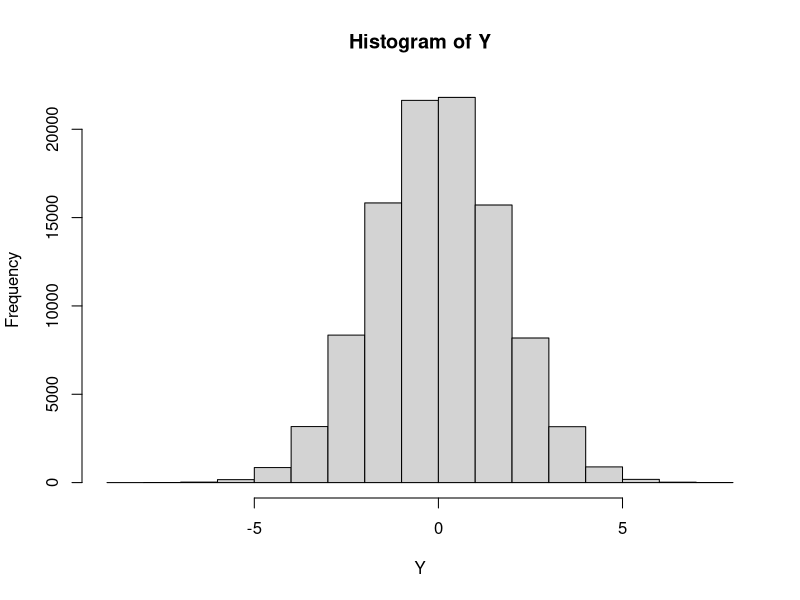
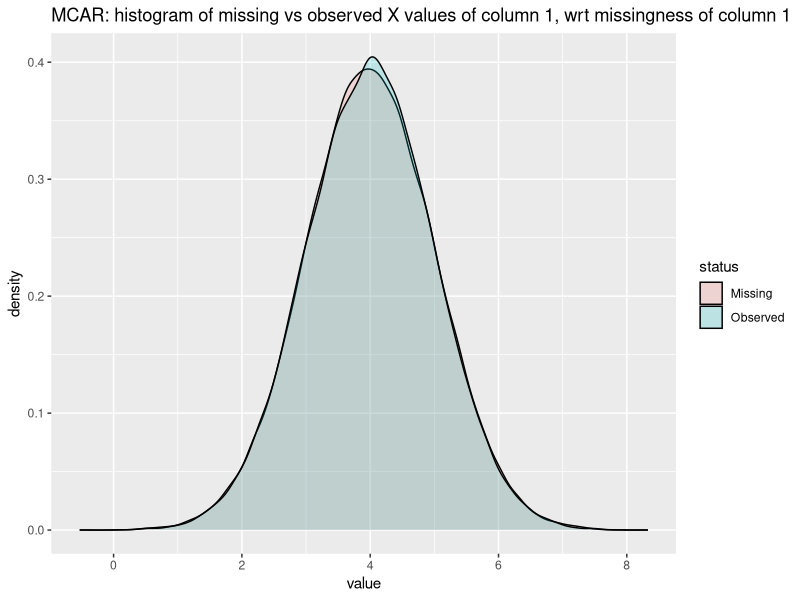
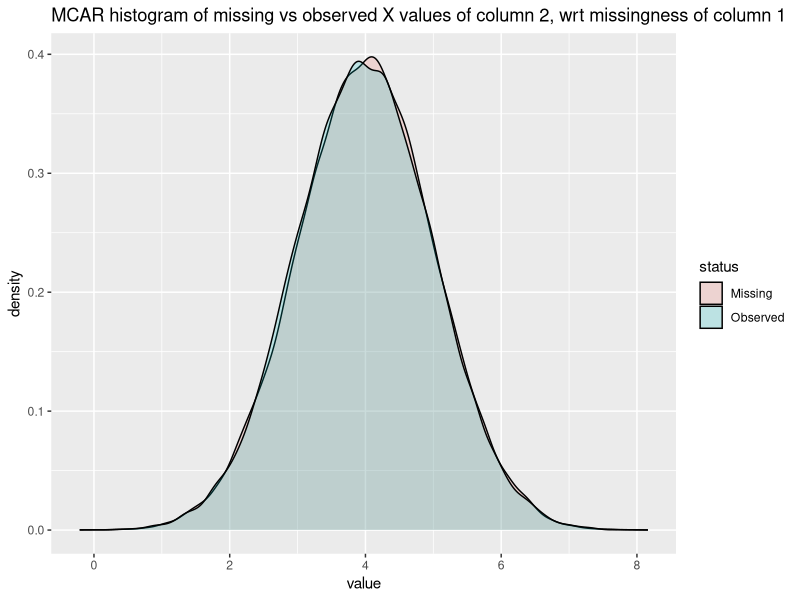

The R script that drew these images, in order: (Note: this script raises an error after producing the figures.)
N=100000; P=2; pi=0.5; sim_index=1; seed=9; mechanism="MNAR"; miss_cols = 1; ref_cols = 2

save_toy_data = function(N=100000, P=2, pi=0.5, sim_index=1, seed=9, mechanism="MNAR", miss_cols = 1, ref_cols = 2){
  save.dir = sprintf("toy_data/%s",mechanism)
  
  # Simulate X
  set.seed(seed)
  X = matrix(rnorm(N*P,mean=4,sd=1), nrow=N, ncol=P)
  
  # Simulate y from X --> y = Xb + e
  beta0 = 0
  betas = c(-1,1)   # effect sizes -1 and 1 test case. Must be of length P
  e = rnorm(N,0,1)
  Y = beta0 + X %*% betas + e
  hist(Y)
  #y2 = rnorm(N*P, X%*%betas, 1)  # distrib of y and y2 should be equivalent
  #hist(y2)
  
  # Simulate R from X
  phis = c(-2,2)
  
  simulate_missing = function(data,miss_cols,ref_cols,pi,
                              phis,phi_z,classes,
                              scheme,mechanism,sim_index=1,fmodel="S", Z=NULL){
    #sim_index=1 unless otherwise specified
    n=nrow(data)
    # function s.t. expected proportion of nonmissing (Missing=1) is p. let p=1-p_miss
    find_int = function(p,beta) {
      # Define a path through parameter space
      f = function(t){
        sapply(t, function(y) mean(1 / (1 + exp(-y -x %*% phi))))
      }
      alpha <- uniroot(function(t) f(t) - p, c(-1e6, 1e6), tol = .Machine$double.eps^0.5)$root
      return(alpha)
    }
    inv_logit = function(x){
      return(1/(1+exp(-x)))
    }
    logit = function(x){
      if(x<=0 | x>=1){stop('x must be in (0,1)')}
      return(log(x/(1-x)))
    }
    
    Missing = matrix(1,nrow=nrow(data),ncol=ncol(data))
    prob_Missing = matrix(1,nrow=nrow(data),ncol=ncol(data))
    params=list()
    for(j in 1:length(miss_cols)){
      # specifying missingness model covariates
      if(mechanism=="MCAR"){
        x <- matrix(rep(0,n),ncol=1) # for MCAR: no covariate (same as having 0 for all samples)
        phi=0                       # for MCAR: no effect of covariates on missingness (x is 0 so phi doesn't matter)
      }else if(mechanism=="MAR"){
        if(scheme=="UV"){
          x <- matrix(data[,ref_cols[j]],ncol=1)             # missingness dep on just the corresponding ref column (randomly paired)
          phi=phis[ref_cols[j]]
        }else if(scheme=="MV"){
          # check if missing column in ref. col: this would be MNAR (stop computation)
          if(any(ref_cols %in% miss_cols)){stop(sprintf("missing cols in reference. is this intended? this is MNAR not MAR."))}
          x <- matrix(data[,ref_cols],ncol=length(ref_cols)) # missingness dep on all ref columns
          phi=phis[ref_cols]
        }
      }else if(mechanism=="MNAR"){
        if(fmodel=="S"){
          # Selection Model
          if(scheme=="UV"){
            # MISSINGNESS OF EACH MISS COL IS ITS OWN PREDICTOR
            x <- matrix(data[,miss_cols[j]],ncol=1) # just the corresponding ref column
            phi=phis[miss_cols[j]]
          }else if(scheme=="MV"){
            # check if missing column not in ref col. this might be MAR if missingness not dep on any other missing data
            if(all(!(ref_cols %in% miss_cols))){warning(sprintf("no missing cols in reference. is this intended? this might be MAR not MNAR"))}
            x <- matrix(data[,ref_cols],ncol=length(ref_cols)) # all ref columns
            phi=phis[ref_cols]         # in MNAR --> ref_cols can overlap with miss_cols (dependent on missingness)
            
            # address when miss_cols/ref_cols/phis are not null (i.e. want to induce missingness on col 2 & 5 based on cols 1, 3, & 4)
          }
        } else if(fmodel=="PM"){
          x <- Z
          phi = phi_z # phis should be length Z
        }
      }
      alph <- sapply(pi, function(y)find_int(y,phi))
      mod = alph + x%*%phi
      
      # Pr(Missing_i = 1)
      probs = inv_logit(mod)
      prob_Missing[,miss_cols[j]] = probs
      
      # set seed for each column for reproducibility, but still different across columns
      set.seed(j+(sim_index-1)*length(miss_cols))
      Missing[,miss_cols[j]] = rbinom(n,1,probs)
      
      params[[j]]=list(phi0=alph, phi=phi, miss=miss_cols[j], ref=ref_cols[j], scheme=scheme)
    }
    
    return(list(Missing=Missing,
                probs=prob_Missing,params=params))
  }
  
  fit_missing = simulate_missing(data = X, miss_cols = miss_cols, ref_cols = ref_cols, pi = pi,
                                 phis = phis, phi_z=NULL, classes=NULL, scheme="UV",
                                 mechanism=mechanism, sim_index=sim_index, fmodel="S", Z=NULL)
  phi0 = fit_missing$params[[1]]$phi0
  R = fit_missing$Missing
  pR = fit_missing$probs
  
  ## Tests
  fit = glm(Y~X)
  summary(fit)
  X0 = X; X0[R==0]=0
  fit0 = glm(Y~X0)
  summary(fit0)
  
  overlap_hists=function(x1,x2,x3=NULL,lab1="Truth",lab2="Imputed",lab3="...",
                         title="MNAR Missing Values, Truth vs Imputed, Missing column"){
    library(ggplot2)
    x1=data.frame(value=x1); x1$status=lab1
    x2=data.frame(value=x2); x2$status=lab2
    if(!is.null(x3)){x3=data.frame(value=x3); x3$status=lab3; df=rbind(x1,x2,x3)
    }else{df = rbind(x1,x2)}
    p = ggplot(df,aes(value,fill=status)) + geom_density(alpha=0.2) + ggtitle(title)
    print(p)
  }

  overlap_hists(x1=X[R[,miss_cols[1]]==0, miss_cols[1]], lab1="Missing",
                x2=X[R[,miss_cols[1]]==1, miss_cols[1]], lab2="Observed",
                title=sprintf("%s: histogram of missing vs observed X values of column %d, wrt missingness of column %d",
                              mechanism, miss_cols[1], miss_cols[1]))
  overlap_hists(x1=X[R[,miss_cols[1]]==0, ref_cols[1]], lab1="Missing",
                x2=X[R[,miss_cols[1]]==1, ref_cols[1]], lab2="Observed",
                title=sprintf("%s histogram of missing vs observed X values of column %d, wrt missingness of column %d",
                              mechanism, ref_cols[1], miss_cols[1]))
  
  ## Save
  ratios=c(train = .6, test = .2, valid = .2)
  set.seed(333)
  g = sample(cut(
    seq(nrow(X)), 
    nrow(X)*cumsum(c(0,ratios)),
    labels = names(ratios)
  ))
  Xs = split(data.frame(X), g)        # split by $train, $test, and $valid
  Ys = split(data.frame(Y), g)        # split by $train, $test, and $valid
  Rs = split(data.frame(R), g)
  pRs = split(data.frame(pR),g)
  
  write.csv(Xs$train,file=sprintf("%s/trainX.csv",save.dir),row.names = F)
  write.csv(Ys$train,file=sprintf("%s/trainY.csv",save.dir),row.names = F)
  write.csv(Rs$train,file=sprintf("%s/trainR.csv",save.dir),row.names = F)
  write.csv(pRs$train,file=sprintf("%s/trainpR.csv",save.dir),row.names = F)
  write.csv(Xs$valid,file=sprintf("%s/validX.csv",save.dir),row.names = F)
  write.csv(Ys$valid,file=sprintf("%s/validY.csv",save.dir),row.names = F)
  write.csv(Rs$valid,file=sprintf("%s/validR.csv",save.dir),row.names = F)
  write.csv(pRs$valid,file=sprintf("%s/validpR.csv",save.dir),row.names = F)
  write.csv(Xs$test,file=sprintf("%s/testX.csv",save.dir),row.names = F)
  write.csv(Ys$test,file=sprintf("%s/testY.csv",save.dir),row.names = F)
  write.csv(Rs$test,file=sprintf("%s/testR.csv",save.dir),row.names = F)
  write.csv(pRs$test,file=sprintf("%s/testpR.csv",save.dir),row.names = F)
  
  params = list(phi0=phi0,phis=phis,
                beta0=beta0,
                betas=betas,
                miss_cols=miss_cols,ref_cols=ref_cols,
                e=e,
                N=N,P=P,pi=pi,sim_index=sim_index,seed=seed,mechanism=mechanism)
  save(list=c("X","Y","R","pR","g","params"),file=sprintf("%s/sim_params.RData",save.dir))
}

save_toy_data(mechanism="MCAR"); save_toy_data(mechanism="MAR"); save_toy_data(mechanism="MNAR")
## High level overview of architecture:
# NN1: Input Xo and Xm=0, Output: Xo and Xm'
# NN2: Input Xo and Xm', Output: Y
# NN3: Input Xo and Xm', Output: R
## ELBO: No KL(q(Z)|p(Z)) term.
## Need to derive new ELBO? need to include y here
# \log p(x,r) = \log \int p(xo, xm, r) d(xm) = \log \int{ p(xo, xm, r) q(xm)/q(xm) } = \log E_q(xm)[p(xo,xm,r)/q(xm)]
# >= E_q(xm) \log {p(xo,xm,r)/q(xm)}
## log p(y,r|x ) = 

## Perhaps easier to split by case:
# Case 1: Missing response y (bios 773, slide 279, take out random effects Z)
# Case 2: Missing covariate x (bios 773, slide 357, take out random effects Z)
# Case 3: Missing both (maybe?) (bios 773, slide 357, take out random effects Z)